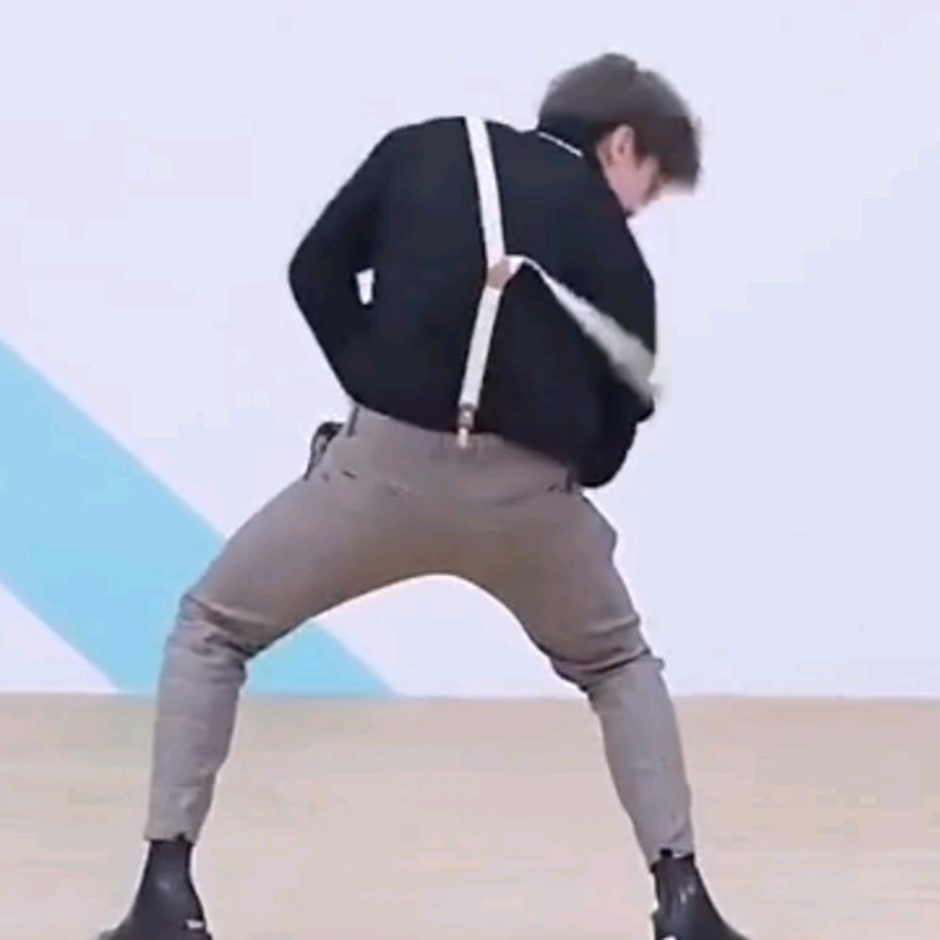
#> input picture vit/example.jpg, 940 x 940 px, found by its file name
$ python cut-img-for-vits.py
#> lines starting #> are read from the running program, lines starting #| are printed output that depends on the picture
### scripts/utils.py

import pathlib, os

def toAbsolutePath(path: str):
    return str(pathlib.Path(os.path.join(str(pathlib.Path(__file__).parent.absolute()), path)).absolute())

### scripts/cut-img-for-vits.py
import cv2
import utils

if __name__ == "__main__":
    img = cv2.imread(utils.toAbsolutePath("../public/vit/example.jpg"))
#> img is the input picture: shape (940, 940, 3); mean B, G, R 196.6, 184.3, 184.4

    # Cut the image into 9 pieces
    rows, cols, _ = img.shape
#> rows = 940; cols = 940
    for i in range(3):
        for j in range(3):
            cv2.imwrite(utils.toAbsolutePath(f"../public/vit/example_{i}_{j}.jpg"),
                        img[i * rows // 3: (i + 1) * rows // 3, j * cols // 3: (j + 1) * cols // 3])
#> this loop made 3 passes
#> pass 1, `cv2.imwrite(utils.toAbsolutePath(f"../public/vit/example_{i}_{j}.jpg")..`:
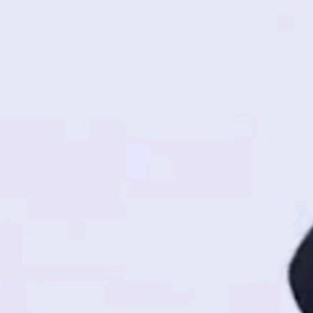
#> saved as example_0_0.jpg: shape (313, 313, 3); mean B, G, R 243.7, 227.5, 226.9
#> pass 1, `cv2.imwrite(utils.toAbsolutePath(f"../public/vit/example_{i}_{j}.jpg")..`:
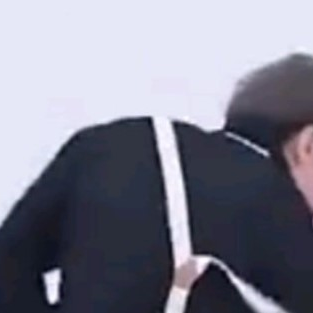
#> saved as example_0_1.jpg: shape (313, 313, 3); mean B, G, R 141.6, 127, 126.2
#> pass 1, `cv2.imwrite(utils.toAbsolutePath(f"../public/vit/example_{i}_{j}.jpg")..`:
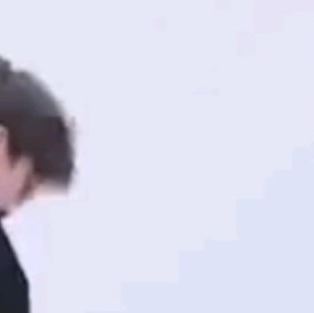
#> saved as example_0_2.jpg: shape (313, 314, 3); mean B, G, R 230.5, 214.7, 214.2
#> pass 2, `cv2.imwrite(utils.toAbsolutePath(f"../public/vit/example_{i}_{j}.jpg")..`:
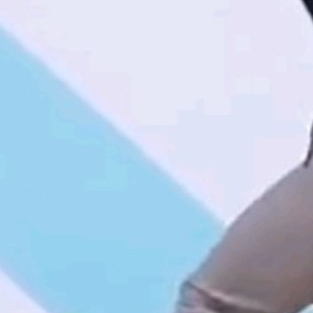
#> saved as example_1_0.jpg: shape (313, 313, 3); mean B, G, R 229.1, 207, 186.5
